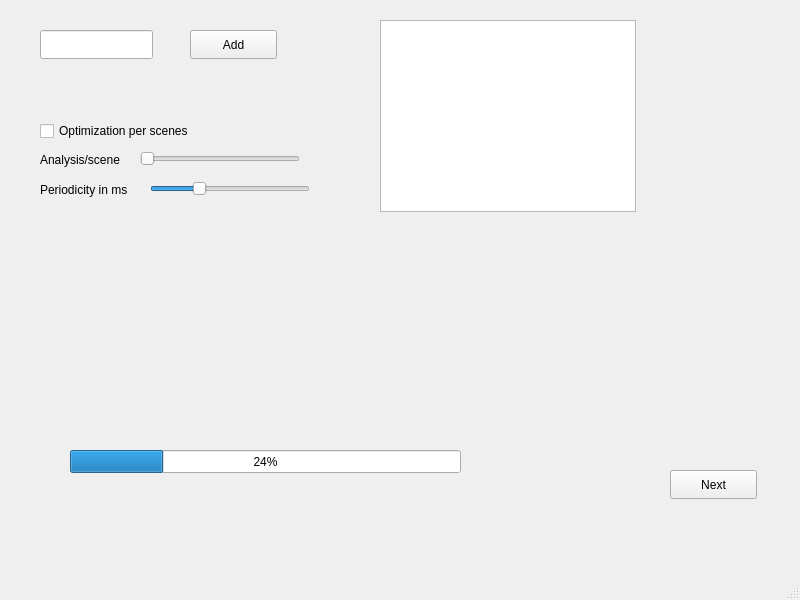
<?xml version="1.0" encoding="UTF-8"?>
<ui version="4.0">
    <class>MainWindow</class>
    <widget class="QMainWindow" name="MainWindow">
        <property name="geometry">
            <rect>
                <x>0</x>
                <y>0</y>
                <width>800</width>
                <height>600</height>
            </rect>
        </property>
        <property name="windowTitle">
            <string>MainWindow</string>
        </property>
        <widget class="QWidget" name="centralwidget">
            <widget class="QLineEdit" name="objectEdit">
                <property name="geometry">
                    <rect>
                        <x>40</x>
                        <y>30</y>
                        <width>113</width>
                        <height>29</height>
                    </rect>
                </property>
            </widget>
            <widget class="QPushButton" name="addButton">
                <property name="geometry">
                    <rect>
                        <x>190</x>
                        <y>30</y>
                        <width>87</width>
                        <height>29</height>
                    </rect>
                </property>
                <property name="text">
                    <string>Add</string>
                </property>
            </widget>
            <widget class="QListView" name="objectsView">
                <property name="geometry">
                    <rect>
                        <x>380</x>
                        <y>20</y>
                        <width>256</width>
                        <height>192</height>
                    </rect>
                </property>
            </widget>
            <widget class="QCheckBox" name="optimizationBox">
                <property name="geometry">
                    <rect>
                        <x>40</x>
                        <y>120</y>
                        <width>181</width>
                        <height>22</height>
                    </rect>
                </property>
                <property name="text">
                    <string>Optimization per scenes</string>
                </property>
            </widget>
            <widget class="QSlider" name="periodicitySlider">
                <property name="geometry">
                    <rect>
                        <x>150</x>
                        <y>180</y>
                        <width>160</width>
                        <height>17</height>
                    </rect>
                </property>
                <property name="minimum">
                    <number>100</number>
                </property>
                <property name="maximum">
                    <number>10000</number>
                </property>
                <property name="value">
                    <number>3000</number>
                </property>
                <property name="orientation">
                    <enum>Qt::Horizontal</enum>
                </property>
            </widget>
            <widget class="QSlider" name="analysisSlider">
                <property name="geometry">
                    <rect>
                        <x>140</x>
                        <y>150</y>
                        <width>160</width>
                        <height>17</height>
                    </rect>
                </property>
                <property name="minimum">
                    <number>1</number>
                </property>
                <property name="maximum">
                    <number>10</number>
                </property>
                <property name="orientation">
                    <enum>Qt::Horizontal</enum>
                </property>
            </widget>
            <widget class="QLabel" name="label">
                <property name="geometry">
                    <rect>
                        <x>40</x>
                        <y>180</y>
                        <width>101</width>
                        <height>20</height>
                    </rect>
                </property>
                <property name="text">
                    <string>Periodicity in ms</string>
                </property>
            </widget>
            <widget class="QLabel" name="label_2">
                <property name="geometry">
                    <rect>
                        <x>40</x>
                        <y>150</y>
                        <width>91</width>
                        <height>20</height>
                    </rect>
                </property>
                <property name="text">
                    <string>Analysis/scene</string>
                </property>
            </widget>
            <widget class="QPushButton" name="nextButton">
                <property name="geometry">
                    <rect>
                        <x>670</x>
                        <y>470</y>
                        <width>87</width>
                        <height>29</height>
                    </rect>
                </property>
                <property name="text">
                    <string>Next</string>
                </property>
            </widget>
            <widget class="QProgressBar" name="sceneAnalysisBar">
                <property name="geometry">
                    <rect>
                        <x>70</x>
                        <y>450</y>
                        <width>391</width>
                        <height>23</height>
                    </rect>
                </property>
                <property name="value">
                    <number>24</number>
                </property>
            </widget>
        </widget>
        <widget class="QMenuBar" name="menubar">
            <property name="geometry">
                <rect>
                    <x>0</x>
                    <y>0</y>
                    <width>800</width>
                    <height>23</height>
                </rect>
            </property>
        </widget>
        <widget class="QStatusBar" name="statusbar"/>
    </widget>
    <resources/>
    <connections/>
</ui>
